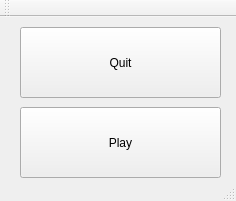
<?xml version="1.0" encoding="UTF-8"?>
<ui version="4.0">
 <class>MainWindow</class>
 <widget class="QMainWindow" name="MainWindow">
  <property name="geometry">
   <rect>
    <x>0</x>
    <y>0</y>
    <width>236</width>
    <height>201</height>
   </rect>
  </property>
  <property name="windowTitle">
   <string>MainWindow</string>
  </property>
  <widget class="QWidget" name="centralWidget">
   <widget class="QPushButton" name="Quit">
    <property name="geometry">
     <rect>
      <x>20</x>
      <y>10</y>
      <width>201</width>
      <height>71</height>
     </rect>
    </property>
    <property name="text">
     <string>Quit</string>
    </property>
   </widget>
   <widget class="QPushButton" name="Play">
    <property name="geometry">
     <rect>
      <x>20</x>
      <y>90</y>
      <width>201</width>
      <height>71</height>
     </rect>
    </property>
    <property name="text">
     <string>Play</string>
    </property>
   </widget>
  </widget>
  <widget class="QMenuBar" name="menuBar">
   <property name="geometry">
    <rect>
     <x>0</x>
     <y>0</y>
     <width>236</width>
     <height>21</height>
    </rect>
   </property>
  </widget>
  <widget class="QToolBar" name="mainToolBar">
   <attribute name="toolBarArea">
    <enum>TopToolBarArea</enum>
   </attribute>
   <attribute name="toolBarBreak">
    <bool>false</bool>
   </attribute>
  </widget>
  <widget class="QStatusBar" name="statusBar"/>
 </widget>
 <layoutdefault spacing="6" margin="11"/>
 <resources/>
 <connections/>
</ui>
